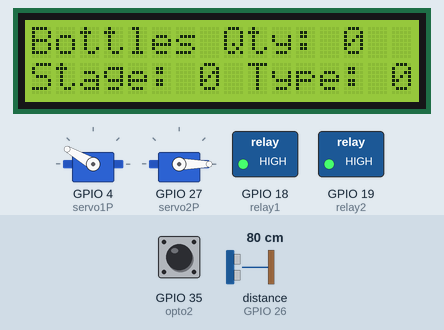
This sketch was run on a simulated ESP32. On the bench: 16×2 character LCD, 2 × servo, switched loads named in the sketch (green lamp = pin HIGH). The test bench sets the inputs (shaded band); at power-on: distance to the obstacle (sensor on GPIO 26) 80 cm, GPIO 35 (opto2) HIGH. The echo pulse lasts 58.3 µs per cm; WiFi joins after 1.5 s; servers stay silent unless stated; the Firebase database answers and starts empty; pins used as bus, display or sensor lines are not drawn; what the sketch prints to the serial monitor is not drawn.

Above: at 3.9 s.
4.0 s: distance to the obstacle (sensor on GPIO 26) set to 7 cm
7.0 s: distance to the obstacle (sensor on GPIO 26) set to 4 cm
At 7.9 s:
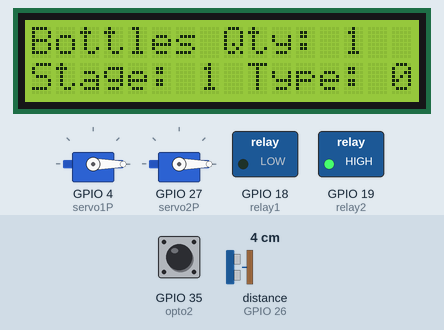
At 11.4 s:
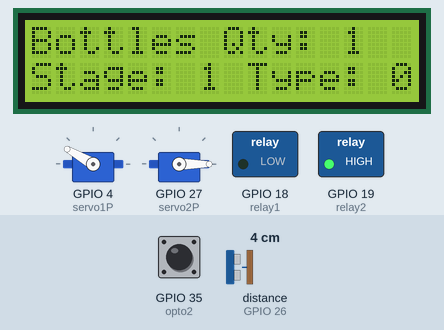
Timing chart, 0 to 12.9 s (numbered marks = the images above; inputs shaded):
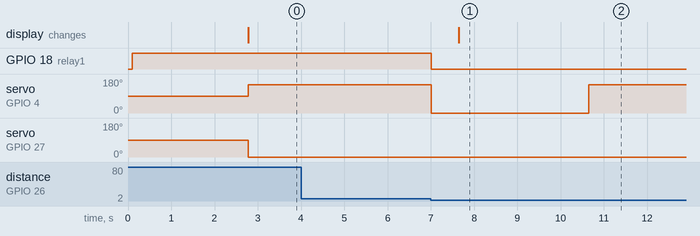

The sketch:

Tablet_Filling.ino
```cpp
char ssid[] = "Wifi";
char pass[] = "wifi1234";

#define servo1P 4
#define servo2P 27

#define relay1 18
#define relay2 19

#define opto1 32
#define opto2 35
#define opto3 34

#define echo 26
#define trig 27

//define sound speed in cm/uS
#define SOUND_SPEED 0.034
#define CM_TO_INCH 0.393701

//#include <Servo.h>
#include <ESP32Servo.h>
Servo servo1;
Servo servo2;

#define servo1open 0
#define servo1close 150

#define servo2open 0
#define servo2close 100


int tablet = 0,     //fbase input
    stage = 0,      //fbase output
    swStage = 0,
    bottleCount = 0,//fbase bottle count
    finish = 0;


int sonicDistance();

#include "fbase.h"
#include"display.h"


void setup()
{
  Serial.begin(115200);

  display.begin();
  display.wait();

  pinMode(relay1, OUTPUT);
  pinMode(relay2, OUTPUT);
  digitalWrite(relay1, HIGH);
  digitalWrite(relay2, HIGH);

  pinMode(opto1, INPUT_PULLUP);
  pinMode(opto2, INPUT_PULLUP);
  pinMode(opto3, INPUT_PULLUP);

  pinMode(trig, OUTPUT);
  pinMode(echo, INPUT);

  connectWifi();
  fbaseBegin();

  int minUs = 1000,
      maxUs = 2000;

  servo1.setPeriodHertz(50);      // Standard 50hz servo
  servo2.setPeriodHertz(50);
  servo1.attach(servo1P, minUs, maxUs);
  servo2.attach(servo2P, minUs, maxUs);
}


void loop()
{
  display.home(bottleCount, stage, tablet);

  switch (swStage)
  {
    case 0:
      {
        servo2.write(servo2open);
        servo1.write(servo1close);
        digitalWrite(relay1, 1);

        fbaseRead(1);
        digitalWrite(relay2, !tablet);

        //if (!digitalRead(opto1))
        swStage = 1;
        delay(3000);
      }
      break;

    case 1:
      {
        //Serial.println("case:1");

        stage = 0;
        finish = 0;
        fbaseSend(1);

        while (sonicDistance() >= 5)
        {
          //fbaseSend();
          display.home(bottleCount, stage, tablet);
        }

        if (sonicDistance() < 5)
        {
          digitalWrite(relay1, 0);
          servo1.write(servo1open);
          //delay(3000);
          //servo1.write(servo1close);

          bottleCount++;
          stage = 1;
          swStage = 2;

          fbaseSend(1);
          fbaseRead(1);
          digitalWrite(relay2, !tablet);

          display.home(bottleCount, stage, tablet);
          delay(3000);
          servo1.write(servo1close);
        }
      }
      break;

    case 2:
      {
        //Serial.println("case:2");
        digitalWrite(relay2, !tablet);

        if (!digitalRead(opto2))
        {
          //digitalWrite(relay1, 1);
          servo1.write(servo1close);
          swStage = 3;
        }
      }
      break;

    case 3:
      {
        //Serial.println("case:3");
        stage = 2;

        bool j = !digitalRead(opto3);
        uint32_t ptime = millis();

        while (j)
        {
          servo2.write(servo2close);
          stage = 3;
          fbaseSend();
          fbaseRead();
          display.home(bottleCount, stage, tablet);
          stage = swStage = 0;

          if (millis() - ptime > 2000)
          {
            j = !digitalRead(opto3);

            if (j) finish = 1;
            else {
              servo2.write(servo2open);
              delay(3000);
            }
          }
        }
      }
      break;
  }

  fbaseSend();


  //  if (!digitalRead(opto1))
  //  {
  //    while (1)
  //    {
  //      if (sonicDistance() < 5)
  //      {
  //        digitalWrite(relay1, 0);
  //        servo1.write(servo1open);
  //
  //        delay(3000);
  //
  //        servo1.write(servo1close);
  //
  //        delay(1000);
  //        break;
  //      }
  //    }
  //    Serial.println("break;");
  //    digitalWrite(relay1, 1);
  //    servo1.write(servo1close);
  //  }
  //  servo1.write(servo1close);
  //
  //  if (!digitalRead(opto1)) stage = 1;
  //  else if (!digitalRead(opto2)) stage = 2;
  //  else if (!digitalRead(opto3)) stage = 3;
  //  else stage = 0;

  //
  //  if (!digitalRead(opto2)) {
  //    servo2.write(servo2close);
  //    delay(300);
  //  }
  //  else {
  //    servo2.write(servo2open);
  //  }


  //  if (Serial.available() > 1) {
  //    int x = Serial.parseInt();
  //    Serial.println(x);
  //    servo2.write(x);
  //  }
}


int sonicDistance()
{
  static uint32_t duration,
         ptime;

  static int distanceCm;

  if (millis() - ptime > 50)
  {
    ptime = millis();

    digitalWrite(trig, LOW);
    delayMicroseconds(2);
    digitalWrite(trig, HIGH);
    delayMicroseconds(10);
    digitalWrite(trig, LOW);

    duration = pulseIn(echo, HIGH);
  }

  distanceCm = duration * SOUND_SPEED / 2;

  Serial.println(distanceCm);

  return distanceCm;
}
```

display.h
```cpp
#include <Wire.h>
#include <LiquidCrystal_I2C.h>
LiquidCrystal_I2C lcd(0x27, 16, 2);

class display
{
  public:

    void begin()
    {
      lcd.begin();
      lcd.backlight();
      lcd.clear();
    }

    void wait()
    {
      lcd.setCursor(0, 0);
      lcd.print(" Tablet Filling ");    //   Connecting
      lcd.setCursor(0, 1);
      lcd.print("     System     ");
    }

    void home(int Qty, int Stage, int Type)
    {
      static uint32_t ptime;

      if (millis() - ptime > 1000)
      {
        lcd.setCursor(0, 0);
        lcd.print("Bottles Qty: ");
        lcd.print(Qty);
        lcd.print((Qty < 10) ? "  " : " ");
        lcd.setCursor(0, 1);
        lcd.print("Stage: ");
        lcd.print(Stage);
        lcd.print(" Type: ");
        lcd.print(Type);

        ptime = millis();
      }
    }
};
display display;
```

fbase.h
```cpp
#if defined(ESP32)
#include <WiFi.h>
#include <FirebaseESP32.h>
#elif defined(ESP8266)
#include <ESP8266WiFi.h>
#include <FirebaseESP8266.h>
#endif

#include <addons/TokenHelper.h>
#include <addons/RTDBHelper.h>


#define DATABASE_URL "hms-2021-default-rtdb.firebaseio.com" //"tablet-filling-default-rtdb.firebaseio.com"
#define DATABASE_SECRET "AIzaSyDK35I88bGOoc3jIdw5I12wuFH0iqlBv1A" //"d74dXVC5GNOdRDhbKT2BH5ZKMuEwGQUqEJrZNb8e"

#define API_KEY ""
#define USER_EMAIL ""
#define USER_PASSWORD ""


FirebaseData fbdo;
FirebaseAuth auth;
FirebaseConfig config;

void connectWifi();
void fbaseBegin();
void fbaseSend(bool t = 0);
bool fbaseRead(bool t = 0);


bool fbaseRead(bool t)
{
  static uint32_t ptime = 5000;

  if (Firebase.ready() && (millis() - ptime > 1000) || t)
  {
    Serial.println("fbaseRead");

    if (Firebase.getInt(fbdo, "/tabletFilling/tablet"))
    {
      if (fbdo.dataType() == "int") {
        tablet = fbdo.intData();
        if (tablet > 0) tablet = 1;
        Serial.println(tablet);
      }
    }
    else Serial.println(fbdo.errorReason());

    ptime = millis();
    return 1;
  }
  return 0;
}


void fbaseSend(bool t)
{
  static uint32_t ptime;
  if (Firebase.ready() && (millis() - ptime > 1000 || t))
  {
    Serial.print("Set int async... ");

    //Firebase.setBoolAsync(fbdo, "/deviceStatus", true);
    Firebase.setIntAsync(fbdo, "/tabletFilling/stage", stage);
    Firebase.setIntAsync(fbdo, "/tabletFilling/bottleCount", bottleCount);
    Firebase.setIntAsync(fbdo, "/tabletFilling/finish", finish);

    Serial.println("\nok");

    ptime = millis();
  }
}


void fbaseBegin()
{
  config.database_url = DATABASE_URL;
  config.token_status_callback = tokenStatusCallback;
  config.signer.tokens.legacy_token = DATABASE_SECRET;

  Firebase.begin(&config, &auth);

  Firebase.reconnectWiFi(true);

#if defined(ESP8266)
  fbdo.setBSSLBufferSize(512, 2048);
#endif

  delay(200);
  if (Firebase.ready()) {
    //Firebase.setIntAsync(fbdo, "/tabletFilling/tablet", 0);
    Firebase.setIntAsync(fbdo, "/tabletFilling/stage", 0);
    Firebase.setIntAsync(fbdo, "/tabletFilling/bottleCount", 0);
    Firebase.setIntAsync(fbdo, "/tabletFilling/finish", 0);
  }
}


void connectWifi()
{
  WiFi.mode(WIFI_OFF);
  delay(500);
  WiFi.mode(WIFI_STA);
  WiFi.disconnect();
  WiFi.begin(ssid, pass);

  Serial.print("\nConnecting");

  while (WiFi.status() != WL_CONNECTED && (millis() < 10000)) {
    delay(500);
    Serial.print(".");
  }

  Serial.println((WiFi.status() == WL_CONNECTED) ? "\nConnected to WiFi network" : "\nwifi not connected skiped process");

  WiFi.setAutoReconnect(true);
  WiFi.persistent(true);
}
```

Measured:
- the behaviour switches between 6 and 5 cm on distance to the obstacle (sensor on GPIO 26) (found by bisection; images 0 and 1)
- after the input at 4.0 s, every drawn part: stays the same
- after the input at 7.0 s, GPIO 18 (relay1): HIGH → LOW at once; servo on GPIO 4 (servo1P): 150° → 0° at once, → 150° 3.6 s later; the display: changes after 0.65 s (image 1)
